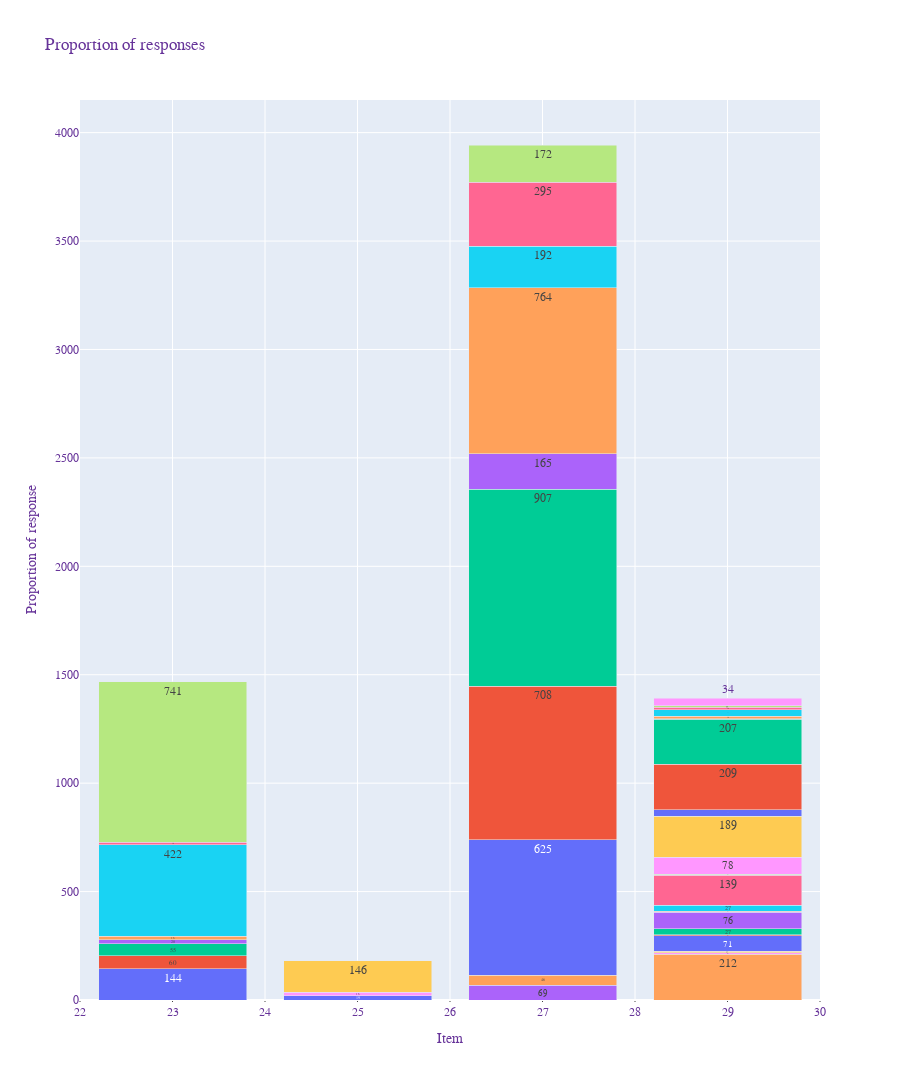

Write notebook code for a chart like this one.
### Code cell
fig = px.bar(xn, x="Group", color="Option",
             y='Count',
             title="A Grouped Bar Chart With Plotly Express in Python",
             barmode='group',
             height=1080,
             text_auto=True
            )
fig.update_layout(
    title="Proportion of responses",
    xaxis_title="Item",
    yaxis_title="Proportion of response",
    legend_title="Options",
    font=dict(
        family="Courier New, monospace",
        size=12,
        color="RebeccaPurple"
    ),
barmode="stack",
)

fig.update_traces(showlegend=False)
fig.update_traces(marker_showscale=False)

fig.update_xaxes(
    showgrid=True,
    ticks="outside",
    tickson="boundaries",
    ticklen=1,
    tickmode='linear'
)

fig.show()

### Figure 1 — Plotly figure (JSON) as saved in the notebook; plotly's stock layout.template omitted (floating-point values rounded to 4 significant figures)
{"data": [{"alignmentgroup": "True", "hovertemplate": "Option=Do not know<br>Group=%{x}<br>Count=%{y}<extra></extra>", "legendgroup": "Do not know", "marker": {"color": "#636efa", "pattern": {"shape": ""}, "showscale": false}, "name": "Do not know", "offsetgroup": "Do not know", "orientation": "v", "showlegend": false, "textposition": "auto", "texttemplate": "%{y}", "type": "bar", "x": [23, 25], "xaxis": "x", "y": [144, 19], "yaxis": "y"}, {"alignmentgroup": "True", "hovertemplate": "Option=Medical facilities<br>Group=%{x}<br>Count=%{y}<extra></extra>", "legendgroup": "Medical facilities", "marker": {"color": "#EF553B", "pattern": {"shape": ""}, "showscale": false}, "name": "Medical facilities", "offsetgroup": "Medical facilities", "orientation": "v", "showlegend": false, "textposition": "auto", "texttemplate": "%{y}", "type": "bar", "x": [23], "xaxis": "x", "y": [60], "yaxis": "y"}, {"alignmentgroup": "True", "hovertemplate": "Option=One parent or legal guardian is sufficient<br>Group=%{x}<br>Count=%{y}<extra></extra>", "legendgroup": "One parent or legal guardian is sufficient", "marker": {"color": "#00cc96", "pattern": {"shape": ""}, "showscale": false}, "name": "One parent or legal guardian is sufficient", "offsetgroup": "One parent or legal guardian is sufficient", "orientation": "v", "showlegend": false, "textposition": "auto", "texttemplate": "%{y}", "type": "bar", "x": [23], "xaxis": "x", "y": [55], "yaxis": "y"}, {"alignmentgroup": "True", "hovertemplate": "Option=Other<br>Group=%{x}<br>Count=%{y}<extra></extra>", "legendgroup": "Other", "marker": {"color": "#ab63fa", "pattern": {"shape": ""}, "showscale": false}, "name": "Other", "offsetgroup": "Other", "orientation": "v", "showlegend": false, "textposition": "auto", "texttemplate": "%{y}", "type": "bar", "x": [23, 27], "xaxis": "x", "y": [20, 69], "yaxis": "y"}, {"alignmentgroup": "True", "hovertemplate": "Option=Other as Text<br>Group=%{x}<br>Count=%{y}<extra></extra>", "legendgroup": "Other as Text", "marker": {"color": "#FFA15A", "pattern": {"shape": ""}, "showscale": false}, "name": "Other as Text", "offsetgroup": "Other as Text", "orientation": "v", "showlegend": false, "textposition": "auto", "texttemplate": "%{y}", "type": "bar", "x": [23, 27, 29], "xaxis": "x", "y": [16, 46, 212], "yaxis": "y"}, {"alignmentgroup": "True", "hovertemplate": "Option=Should be prohibited until the child has legal capacity to decidel<br>Group=%{x}<br>Count=%{y}<extra></extra>", "legendgroup": "Should be prohibited until the child has legal capacity to decidel", "marker": {"color": "#19d3f3", "pattern": {"shape": ""}, "showscale": false}, "name": "Should be prohibited until the child has legal capacity to decidel", "offsetgroup": "Should be prohibited until the child has legal capacity to decidel", "orientation": "v", "showlegend": false, "textposition": "auto", "texttemplate": "%{y}", "type": "bar", "x": [23], "xaxis": "x", "y": [422], "yaxis": "y"}, {"alignmentgroup": "True", "hovertemplate": "Option=The State<br>Group=%{x}<br>Count=%{y}<extra></extra>", "legendgroup": "The State", "marker": {"color": "#FF6692", "pattern": {"shape": ""}, "showscale": false}, "name": "The State", "offsetgroup": "The State", "orientation": "v", "showlegend": false, "textposition": "auto", "texttemplate": "%{y}", "type": "bar", "x": [23], "xaxis": "x", "y": [10], "yaxis": "y"}, {"alignmentgroup": "True", "hovertemplate": "Option=Two parents or legal guardians would need to agree<br>Group=%{x}<br>Count=%{y}<extra></extra>", "legendgroup": "Two parents or legal guardians would need to agree", "marker": {"color": "#B6E880", "pattern": {"shape": ""}, "showscale": false}, "name": "Two parents or legal guardians would need to agree", "offsetgroup": "Two parents or legal guardians would need to agree", "orientation": "v", "showlegend": false, "textposition": "auto", "texttemplate": "%{y}", "type": "bar", "x": [23], "xaxis": "x", "y": [741], "yaxis": "y"}, {"alignmentgroup": "True", "hovertemplate": "Option=No<br>Group=%{x}<br>Count=%{y}<extra></extra>", "legendgroup": "No", "marker": {"color": "#FF97FF", "pattern": {"shape": ""}, "showscale": false}, "name": "No", "offsetgroup": "No", "orientation": "v", "showlegend": false, "textposition": "auto", "texttemplate": "%{y}", "type": "bar", "x": [25], "xaxis": "x", "y": [16], "yaxis": "y"}, {"alignmentgroup": "True", "hovertemplate": "Option=Yes<br>Group=%{x}<br>Count=%{y}<extra></extra>", "legendgroup": "Yes", "marker": {"color": "#FECB52", "pattern": {"shape": ""}, "showscale": false}, "name": "Yes", "offsetgroup": "Yes", "orientation": "v", "showlegend": false, "textposition": "auto", "texttemplate": "%{y}", "type": "bar", "x": [25], "xaxis": "x", "y": [146], "yaxis": "y"}, {"alignmentgroup": "True", "hovertemplate": "Option=Do not know whether the data will be stored securely<br>Group=%{x}<br>Count=%{y}<extra></extra>", "legendgroup": "Do not know whether the data will be stored securely", "marker": {"color": "#636efa", "pattern": {"shape": ""}, "showscale": false}, "name": "Do not know whether the data will be stored securely", "offsetgroup": "Do not know whether the data will be stored securely", "orientation": "v", "showlegend": false, "textposition": "auto", "texttemplate": "%{y}", "type": "bar", "x": [27], "xaxis": "x", "y": [625], "yaxis": "y"}, {"alignmentgroup": "True", "hovertemplate": "Option=Do not know who will have access to that information<br>Group=%{x}<br>Count=%{y}<extra></extra>", "legendgroup": "Do not know who will have access to that information", "marker": {"color": "#EF553B", "pattern": {"shape": ""}, "showscale": false}, "name": "Do not know who will have access to that information", "offsetgroup": "Do not know who will have access to that information", "orientation": "v", "showlegend": false, "textposition": "auto", "texttemplate": "%{y}", "type": "bar", "x": [27], "xaxis": "x", "y": [708], "yaxis": "y"}, {"alignmentgroup": "True", "hovertemplate": "Option=I am concerned my data will be used for other purposes without my knowledge<br>Group=%{x}<br>Count=%{y}<extra></extra>", "legendgroup": "I am concerned my data will be used for other purposes without my knowledge", "marker": {"color": "#00cc96", "pattern": {"shape": ""}, "showscale": false}, "name": "I am concerned my data will be used for other purposes without my knowledge", "offsetgroup": "I am concerned my data will be used for other purposes without my knowledge", "orientation": "v", "showlegend": false, "textposition": "auto", "texttemplate": "%{y}", "type": "bar", "x": [27], "xaxis": "x", "y": [907], "yaxis": "y"}, {"alignmentgroup": "True", "hovertemplate": "Option=I am not interested<br>Group=%{x}<br>Count=%{y}<extra></extra>", "legendgroup": "I am not interested", "marker": {"color": "#ab63fa", "pattern": {"shape": ""}, "showscale": false}, "name": "I am not interested", "offsetgroup": "I am not interested", "orientation": "v", "showlegend": false, "textposition": "auto", "texttemplate": "%{y}", "type": "bar", "x": [27], "xaxis": "x", "y": [165], "yaxis": "y"}, {"alignmentgroup": "True", "hovertemplate": "Option=I am worried some information about my physical or mental health could be used against me for example employment; legal matters; obtaining insurance<br>Group=%{x}<br>Count=%{y}<extra></extra>", "legendgroup": "I am worried some information about my physical or mental health could be used against me for example employment; legal matters; obtaining insurance", "marker": {"color": "#FFA15A", "pattern": {"shape": ""}, "showscale": false}, "name": "I am worried some information about my physical or mental health could be used against me for example employment; legal matters; obtaining insurance", "offsetgroup": "I am worried some information about my physical or mental health could be used against me for example employment; legal matters; obtaining insurance", "orientation": "v", "showlegend": false, "textposition": "auto", "texttemplate": "%{y}", "type": "bar", "x": [27], "xaxis": "x", "y": [764], "yaxis": "y"}, {"alignmentgroup": "True", "hovertemplate": "Option=I am worried that I might find out something about myself I would rather not know<br>Group=%{x}<br>Count=%{y}<extra></extra>", "legendgroup": "I am worried that I might find out something about myself I would rather not know", "marker": {"color": "#19d3f3", "pattern": {"shape": ""}, "showscale": false}, "name": "I am worried that I might find out something about myself I would rather not know", "offsetgroup": "I am worried that I might find out something about myself I would rather not know", "orientation": "v", "showlegend": false, "textposition": "auto", "texttemplate": "%{y}", "type": "bar", "x": [27], "xaxis": "x", "y": [192], "yaxis": "y"}, {"alignmentgroup": "True", "hovertemplate": "Option=I would not want to be labelled as having any deficiency<br>Group=%{x}<br>Count=%{y}<extra></extra>", "legendgroup": "I would not want to be labelled as having any deficiency", "marker": {"color": "#FF6692", "pattern": {"shape": ""}, "showscale": false}, "name": "I would not want to be labelled as having any deficiency", "offsetgroup": "I would not want to be labelled as having any deficiency", "orientation": "v", "showlegend": false, "textposition": "auto", "texttemplate": "%{y}", "type": "bar", "x": [27], "xaxis": "x", "y": [295], "yaxis": "y"}, {"alignmentgroup": "True", "hovertemplate": "Option=I would rather not know of any potential debilitating diseases that I may develop in the future<br>Group=%{x}<br>Count=%{y}<extra></extra>", "legendgroup": "I would rather not know of any potential debilitating diseases that I may develop in the future", "marker": {"color": "#B6E880", "pattern": {"shape": ""}, "showscale": false}, "name": "I would rather not know of any potential debilitating diseases that I may develop in the future", "offsetgroup": "I would rather not know of any potential debilitating diseases that I may develop in the future", "orientation": "v", "showlegend": false, "textposition": "auto", "texttemplate": "%{y}", "type": "bar", "x": [27], "xaxis": "x", "y": [172], "yaxis": "y"}, {"alignmentgroup": "True", "hovertemplate": "Option=Ancestry testing as Compulsory for example by a court or law enforcement<br>Group=%{x}<br>Count=%{y}<extra></extra>", "legendgroup": "Ancestry testing as Compulsory for example by a court or law enforcement", "marker": {"color": "#FF97FF", "pattern": {"shape": ""}, "showscale": false}, "name": "Ancestry testing as Compulsory for example by a court or law enforcement", "offsetgroup": "Ancestry testing as Compulsory for example by a court or law enforcement", "orientation": "v", "showlegend": false, "textposition": "auto", "texttemplate": "%{y}", "type": "bar", "x": [29], "xaxis": "x", "y": [5], "yaxis": "y"}, {"alignmentgroup": "True", "hovertemplate": "Option=Ancestry testing as Recommended for example by doctor<br>Group=%{x}<br>Count=%{y}<extra></extra>", "legendgroup": "Ancestry testing as Recommended for example by doctor", "marker": {"color": "#FECB52", "pattern": {"shape": ""}, "showscale": false}, "name": "Ancestry testing as Recommended for example by doctor", "offsetgroup": "Ancestry testing as Recommended for example by doctor", "orientation": "v", "showlegend": false, "textposition": "auto", "texttemplate": "%{y}", "type": "bar", "x": [29], "xaxis": "x", "y": [8], "yaxis": "y"}, {"alignmentgroup": "True", "hovertemplate": "Option=Ancestry testing as Selfasinitiated<br>Group=%{x}<br>Count=%{y}<extra></extra>", "legendgroup": "Ancestry testing as Selfasinitiated", "marker": {"color": "#636efa", "pattern": {"shape": ""}, "showscale": false}, "name": "Ancestry testing as Selfasinitiated", "offsetgroup": "Ancestry testing as Selfasinitiated", "orientation": "v", "showlegend": false, "textposition": "auto", "texttemplate": "%{y}", "type": "bar", "x": [29], "xaxis": "x", "y": [71], "yaxis": "y"}, {"alignmentgroup": "True", "hovertemplate": "Option=As part of a research project as Compulsory for example by a court or law enforcement<br>Group=%{x}<br>Count=%{y}<extra></extra>", "legendgroup": "As part of a research project as Compulsory for example by a court or law enforcement", "marker": {"color": "#EF553B", "pattern": {"shape": ""}, "showscale": false}, "name": "As part of a research project as Compulsory for example by a court or law enforcement", "offsetgroup": "As part of a research project as Compulsory for example by a court or law enforcement", "orientation": "v", "showlegend": false, "textposition": "auto", "texttemplate": "%{y}", "type": "bar", "x": [29], "xaxis": "x", "y": [5], "yaxis": "y"}, {"alignmentgroup": "True", "hovertemplate": "Option=As part of a research project as Recommended for example by doctor<br>Group=%{x}<br>Count=%{y}<extra></extra>", "legendgroup": "As part of a research project as Recommended for example by doctor", "marker": {"color": "#00cc96", "pattern": {"shape": ""}, "showscale": false}, "name": "As part of a research project as Recommended for example by doctor", "offsetgroup": "As part of a research project as Recommended for example by doctor", "orientation": "v", "showlegend": false, "textposition": "auto", "texttemplate": "%{y}", "type": "bar", "x": [29], "xaxis": "x", "y": [27], "yaxis": "y"}, {"alignmentgroup": "True", "hovertemplate": "Option=As part of a research project as Selfasinitiated<br>Group=%{x}<br>Count=%{y}<extra></extra>", "legendgroup": "As part of a research project as Selfasinitiated", "marker": {"color": "#ab63fa", "pattern": {"shape": ""}, "showscale": false}, "name": "As part of a research project as Selfasinitiated", "offsetgroup": "As part of a research project as Selfasinitiated", "orientation": "v", "showlegend": false, "textposition": "auto", "texttemplate": "%{y}", "type": "bar", "x": [29], "xaxis": "x", "y": [76], "yaxis": "y"}, {"alignmentgroup": "True", "hovertemplate": "Option=General interest as Compulsory for example by a court or law enforcement<br>Group=%{x}<br>Count=%{y}<extra></extra>", "legendgroup": "General interest as Compulsory for example by a court or law enforcement", "marker": {"color": "#FFA15A", "pattern": {"shape": ""}, "showscale": false}, "name": "General interest as Compulsory for example by a court or law enforcement", "offsetgroup": "General interest as Compulsory for example by a court or law enforcement", "orientation": "v", "showlegend": false, "textposition": "auto", "texttemplate": "%{y}", "type": "bar", "x": [29], "xaxis": "x", "y": [5], "yaxis": "y"}, {"alignmentgroup": "True", "hovertemplate": "Option=General interest as Recommended for example by doctor<br>Group=%{x}<br>Count=%{y}<extra></extra>", "legendgroup": "General interest as Recommended for example by doctor", "marker": {"color": "#19d3f3", "pattern": {"shape": ""}, "showscale": false}, "name": "General interest as Recommended for example by doctor", "offsetgroup": "General interest as Recommended for example by doctor", "orientation": "v", "showlegend": false, "textposition": "auto", "texttemplate": "%{y}", "type": "bar", "x": [29], "xaxis": "x", "y": [27], "yaxis": "y"}, {"alignmentgroup": "True", "hovertemplate": "Option=General interest as Selfasinitiated<br>Group=%{x}<br>Count=%{y}<extra></extra>", "legendgroup": "General interest as Selfasinitiated", "marker": {"color": "#FF6692", "pattern": {"shape": ""}, "showscale": false}, "name": "General interest as Selfasinitiated", "offsetgroup": "General interest as Selfasinitiated", "orientation": "v", "showlegend": false, "textposition": "auto", "texttemplate": "%{y}", "type": "bar", "x": [29], "xaxis": "x", "y": [139], "yaxis": "y"}, {"alignmentgroup": "True", "hovertemplate": "Option=Health and diet as Compulsory for example by a court or law enforcement<br>Group=%{x}<br>Count=%{y}<extra></extra>", "legendgroup": "Health and diet as Compulsory for example by a court or law enforcement", "marker": {"color": "#B6E880", "pattern": {"shape": ""}, "showscale": false}, "name": "Health and diet as Compulsory for example by a court or law enforcement", "offsetgroup": "Health and diet as Compulsory for example by a court or law enforcement", "orientation": "v", "showlegend": false, "textposition": "auto", "texttemplate": "%{y}", "type": "bar", "x": [29], "xaxis": "x", "y": [5], "yaxis": "y"}, {"alignmentgroup": "True", "hovertemplate": "Option=Health and diet as Recommended for example by doctor<br>Group=%{x}<br>Count=%{y}<extra></extra>", "legendgroup": "Health and diet as Recommended for example by doctor", "marker": {"color": "#FF97FF", "pattern": {"shape": ""}, "showscale": false}, "name": "Health and diet as Recommended for example by doctor", "offsetgroup": "Health and diet as Recommended for example by doctor", "orientation": "v", "showlegend": false, "textposition": "auto", "texttemplate": "%{y}", "type": "bar", "x": [29], "xaxis": "x", "y": [78], "yaxis": "y"}, {"alignmentgroup": "True", "hovertemplate": "Option=Health and diet as Selfasinitiated<br>Group=%{x}<br>Count=%{y}<extra></extra>", "legendgroup": "Health and diet as Selfasinitiated", "marker": {"color": "#FECB52", "pattern": {"shape": ""}, "showscale": false}, "name": "Health and diet as Selfasinitiated", "offsetgroup": "Health and diet as Selfasinitiated", "orientation": "v", "showlegend": false, "textposition": "auto", "texttemplate": "%{y}", "type": "bar", "x": [29], "xaxis": "x", "y": [189], "yaxis": "y"}, {"alignmentgroup": "True", "hovertemplate": "Option=Medical testing as Compulsory for example by a court or law enforcement<br>Group=%{x}<br>Count=%{y}<extra></extra>", "legendgroup": "Medical testing as Compulsory for example by a court or law enforcement", "marker": {"color": "#636efa", "pattern": {"shape": ""}, "showscale": false}, "name": "Medical testing as Compulsory for example by a court or law enforcement", "offsetgroup": "Medical testing as Compulsory for example by a court or law enforcement", "orientation": "v", "showlegend": false, "textposition": "auto", "texttemplate": "%{y}", "type": "bar", "x": [29], "xaxis": "x", "y": [31], "yaxis": "y"}, {"alignmentgroup": "True", "hovertemplate": "Option=Medical testing as Recommended for example by doctor<br>Group=%{x}<br>Count=%{y}<extra></extra>", "legendgroup": "Medical testing as Recommended for example by doctor", "marker": {"color": "#EF553B", "pattern": {"shape": ""}, "showscale": false}, "name": "Medical testing as Recommended for example by doctor", "offsetgroup": "Medical testing as Recommended for example by doctor", "orientation": "v", "showlegend": false, "textposition": "auto", "texttemplate": "%{y}", "type": "bar", "x": [29], "xaxis": "x", "y": [209], "yaxis": "y"}, {"alignmentgroup": "True", "hovertemplate": "Option=Medical testing as Selfasinitiated<br>Group=%{x}<br>Count=%{y}<extra></extra>", "legendgroup": "Medical testing as Selfasinitiated", "marker": {"color": "#00cc96", "pattern": {"shape": ""}, "showscale": false}, "name": "Medical testing as Selfasinitiated", "offsetgroup": "Medical testing as Selfasinitiated", "orientation": "v", "showlegend": false, "textposition": "auto", "texttemplate": "%{y}", "type": "bar", "x": [29], "xaxis": "x", "y": [207], "yaxis": "y"}, {"alignmentgroup": "True", "hovertemplate": "Option=Other as Compulsory for example by a court or law enforcement<br>Group=%{x}<br>Count=%{y}<extra></extra>", "legendgroup": "Other as Compulsory for example by a court or law enforcement", "marker": {"color": "#ab63fa", "pattern": {"shape": ""}, "showscale": false}, "name": "Other as Compulsory for example by a court or law enforcement", "offsetgroup": "Other as Compulsory for example by a court or law enforcement", "orientation": "v", "showlegend": false, "textposition": "auto", "texttemplate": "%{y}", "type": "bar", "x": [29], "xaxis": "x", "y": [4], "yaxis": "y"}, {"alignmentgroup": "True", "hovertemplate": "Option=Other as Recommended for example by doctor<br>Group=%{x}<br>Count=%{y}<extra></extra>", "legendgroup": "Other as Recommended for example by doctor", "marker": {"color": "#FFA15A", "pattern": {"shape": ""}, "showscale": false}, "name": "Other as Recommended for example by doctor", "offsetgroup": "Other as Recommended for example by doctor", "orientation": "v", "showlegend": false, "textposition": "auto", "texttemplate": "%{y}", "type": "bar", "x": [29], "xaxis": "x", "y": [10], "yaxis": "y"}, {"alignmentgroup": "True", "hovertemplate": "Option=Other as Selfinitiated<br>Group=%{x}<br>Count=%{y}<extra></extra>", "legendgroup": "Other as Selfinitiated", "marker": {"color": "#19d3f3", "pattern": {"shape": ""}, "showscale": false}, "name": "Other as Selfinitiated", "offsetgroup": "Other as Selfinitiated", "orientation": "v", "showlegend": false, "textposition": "auto", "texttemplate": "%{y}", "type": "bar", "x": [29], "xaxis": "x", "y": [31], "yaxis": "y"}, {"alignmentgroup": "True", "hovertemplate": "Option=Paternity testing as Compulsory for example by a court or law enforcement<br>Group=%{x}<br>Count=%{y}<extra></extra>", "legendgroup": "Paternity testing as Compulsory for example by a court or law enforcement", "marker": {"color": "#FF6692", "pattern": {"shape": ""}, "showscale": false}, "name": "Paternity testing as Compulsory for example by a court or law enforcement", "offsetgroup": "Paternity testing as Compulsory for example by a court or law enforcement", "orientation": "v", "showlegend": false, "textposition": "auto", "texttemplate": "%{y}", "type": "bar", "x": [29], "xaxis": "x", "y": [10], "yaxis": "y"}, {"alignmentgroup": "True", "hovertemplate": "Option=Paternity testing as Recommended for example by doctor<br>Group=%{x}<br>Count=%{y}<extra></extra>", "legendgroup": "Paternity testing as Recommended for example by doctor", "marker": {"color": "#B6E880", "pattern": {"shape": ""}, "showscale": false}, "name": "Paternity testing as Recommended for example by doctor", "offsetgroup": "Paternity testing as Recommended for example by doctor", "orientation": "v", "showlegend": false, "textposition": "auto", "texttemplate": "%{y}", "type": "bar", "x": [29], "xaxis": "x", "y": [8], "yaxis": "y"}, {"alignmentgroup": "True", "hovertemplate": "Option=Paternity testing as Selfasinitiated<br>Group=%{x}<br>Count=%{y}<extra></extra>", "legendgroup": "Paternity testing as Selfasinitiated", "marker": {"color": "#FF97FF", "pattern": {"shape": ""}, "showscale": false}, "name": "Paternity testing as Selfasinitiated", "offsetgroup": "Paternity testing as Selfasinitiated", "orientation": "v", "showlegend": false, "textposition": "auto", "texttemplate": "%{y}", "type": "bar", "x": [29], "xaxis": "x", "y": [34], "yaxis": "y"}], "layout": {"barmode": "stack", "font": {"color": "RebeccaPurple", "family": "Courier New, monospace", "size": 12}, "height": 1080, "legend": {"title": {"text": "Options"}, "tracegroupgap": 0}, "title": {"text": "Proportion of responses"}, "xaxis": {"anchor": "y", "domain": [0, 1], "showgrid": true, "ticklen": 1, "tickmode": "linear", "ticks": "outside", "tickson": "boundaries", "title": {"text": "Item"}}, "yaxis": {"anchor": "x", "domain": [0, 1], "title": {"text": "Proportion of response"}}}}
